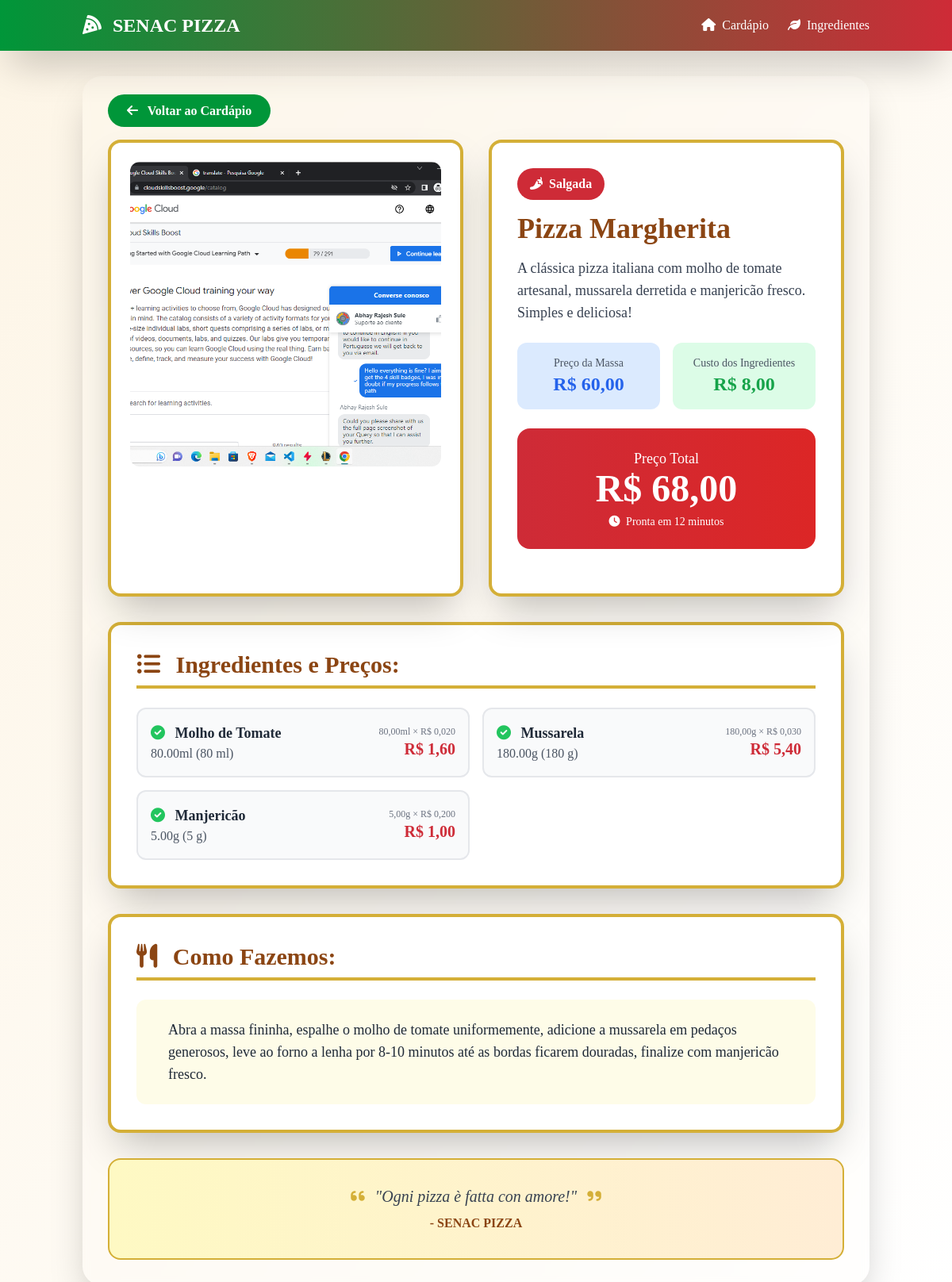
Page /pizza/1/ on the committed database.
### cardapio/models.py (models this page shows, shortened)
class Pizza(models.Model):
    nome = models.CharField(max_length=100)
    descricao = models.TextField()
    tipo_pizza = models.ForeignKey(TipoPizza, on_delete=models.CASCADE)
    foto = models.ImageField(upload_to='pizzas/', blank=True, null=True)
    preco_base = models.DecimalField(max_digits=8, decimal_places=2)
    modo_preparo = models.TextField()
    tempo_preparo = models.IntegerField()
    ativa = models.BooleanField(default=True)
    criada_em = models.DateTimeField(auto_now_add=True)
    @property
    def preco_total(self):
        total = self.preco_base
        for ingrediente_pizza in self.ingredientepizza_set.all():
            total += ingrediente_pizza.custo_ingrediente
        return total

class TipoPizza(models.Model):
    nome = models.CharField(max_length=50) #Charfiel = Texto Curto
    descricao = models.TextField(blank=True) #TexField = Texto Longo
    cor_hex = models.CharField(max_length=7, default="#FF6B6B")

class IngredientePizza(models.Model):
    pizza = models.ForeignKey(Pizza, on_delete=models.CASCADE)
    ingrediente = models.ForeignKey(Ingrediente, on_delete=models.CASCADE)
    quantidade_numerica = models.DecimalField(max_digits=8, decimal_places=2)
    quantidade_texto = models.CharField(max_length=50, blank=True)
    @property
    def custo_ingrediente(self):
        return self.quantidade_numerica * self.ingrediente.preco_por_unidade
    @property
    def quantidade_display(self):
        if self.quantidade_texto:
            return f"{self.quantidade_numerica}{self.ingrediente.unidade_medida} ({self.quantidade_texto})"
        return f"{self.quantidade_numerica}{self.ingrediente.unidade_medida}"

class Ingrediente(models.Model):
    nome = models.CharField(max_length=100)
    tipo_ingrediente = models.ForeignKey(TipoIngrediente, on_delete=models.CASCADE)
    preco_por_unidade = models.DecimalField(max_digits=8, decimal_places=3, default=0.00)
    unidade_medida = models.CharField(max_length=20, default="g")
    disponivel = models.BooleanField(default=True)

### cardapio/views.py (the view)
# urls.py: path('pizza/<int:pizza_id>/', views.detalhe_pizza, name='detalhe_pizza'),
def detalhe_pizza(request, pizza_id):
    pizza = get_object_or_404(Pizza, id=pizza_id)
    ingredientes = IngredientePizza.objects.filter(pizza=pizza)
    custo_total_ingredientes = sum(ing.custo_ingrediente for ing in ingredientes)
    context = {
        'pizza': pizza,
        'ingredientes': ingredientes,
        'custo_total_ingredientes': custo_total_ingredientes,
    }
    return render(request, 'cardapio/detalhe_pizza.html', context)

### cardapio/templates/cardapio/detalhe_pizza.html (shortened to what this page needs)
{% extends 'cardapio/base.html' %}
{% block content %}
<div class="mb-6">
    <a href="{% url 'cardapio:home' %}" class="bg-verde-italiano text-white px-6 py-3 rounded-full font-semibold hover:bg-green-700">
        <i class="fas fa-arrow-left mr-2"></i> Voltar ao Cardápio
    </a>
</div>
<div class="grid grid-cols-1 lg:grid-cols-2 gap-8">
    <div class="bg-white rounded-2xl p-6 shadow-2xl border-4 border-dourado">
        {% if pizza.foto %}
        <img src="{{ pizza.foto.url }}" class="w-full h-96 object-cover rounded-xl" alt="{{ pizza.nome }}">
        {% else %}
        <div class="w-full h-96 bg-gray-200 rounded-xl flex items-center justify-center">
            <i class="fas fa-pizza-slice text-8xl text-gray-400"></i>
        </div>
        {% endif %}
    </div>
    <div class="bg-white rounded-2xl p-8 shadow-2xl border-4 border-dourado">
        <span class="bg-vermelho-italiano text-white px-4 py-2 rounded-full font-semibold mb-4 inline-block">
            <i class="fas fa-pepper-hot mr-2"></i>{{ pizza.tipo_pizza.nome }}
        </span>
        <h1 class="text-4xl font-bold text-marrom-madeira mb-4">{{ pizza.nome }}</h1>
        <p class="text-gray-700 text-lg mb-6">{{ pizza.descricao }}</p>
        <div class="grid grid-cols-1 md:grid-cols-2 gap-4 mb-6">
            <div class="bg-blue-100 p-4 rounded-xl text-center">
                <p class="text-sm text-gray-600">Preço da Massa</p>
                <p class="text-2xl font-bold text-blue-600">R$ {{ pizza.preco_base|floatformat:2 }}</p>
            </div>
            <div class="bg-green-100 p-4 rounded-xl text-center">
                <p class="text-sm text-gray-600">Custo dos Ingredientes</p>
                <p class="text-2xl font-bold text-green-600">R$ {{ custo_total_ingredientes|floatformat:2 }}</p>
            </div>
        </div>
        <div class="text-center mb-6">
            <div class="bg-gradient-to-r from-vermelho-italiano to-red-600 text-white p-6 rounded-2xl">
                <p class="text-lg">Preço Total</p>
                <p class="text-5xl font-bold">R$ {{ pizza.preco_total|floatformat:2 }}</p>
                <p class="text-sm mt-2">
                    <i class="fas fa-clock mr-1"></i> Pronta em {{ pizza.tempo_preparo }} minutos
                </p>
            </div>
        </div>
    </div>
</div>
<div class="mt-8 bg-white rounded-2xl p-8 shadow-2xl border-4 border-dourado">
    <h2 class="text-3xl font-bold text-marrom-madeira mb-6 border-b-4 border-dourado pb-2">
        <i class="fas fa-list-ul mr-3"></i> Ingredientes e Preços:
    </h2>
    <div class="grid grid-cols-1 md:grid-cols-2 gap-4">
        {% for ingrediente_pizza in ingredientes %}
        <div class="bg-gray-50 p-4 rounded-xl border-2 border-gray-200">
            <div class="flex justify-between items-center">
                <div>
                    <h3 class="font-bold text-lg text-gray-800">
                        <i class="fas fa-check-circle text-green-500 mr-2"></i>
                        {{ ingrediente_pizza.ingrediente.nome }}
                    </h3>
                    <p class="text-gray-600">{{ ingrediente_pizza.quantidade_display }}</p>
                </div>
                <div class="text-right">
                    <p class="text-xs text-gray-500">
                        {{ ingrediente_pizza.quantidade_numerica }}{{ ingrediente_pizza.ingrediente.unidade_medida }} ×
                        R$ {{ ingrediente_pizza.ingrediente.preco_por_unidade|floatformat:3 }}
                    </p>
                    <p class="text-xl font-bold text-vermelho-italiano">
                        R$ {{ ingrediente_pizza.custo_ingrediente|floatformat:2 }}
                    </p>
                </div>
            </div>
        </div>
        {% endfor %}
    </div>
</div>
<div class="mt-8 bg-white rounded-2xl p-8 shadow-2xl border-4 border-dourado">
    <h2 class="text-3xl font-bold text-marrom-madeira mb-6 border-b-4 border-dourado pb-2">
        <i class="fas fa-utensils mr-3"></i> Como Fazemos:
    </h2>
    <div class="bg-yellow-50 p-6 rounded-xl">
        <div class="flex items-start">
            <div class="text-gray-800 text-lg">{{ pizza.modo_preparo|linebreaks }}</div>
        </div>
    </div>
</div>
<div class="mt-8 text-center bg-gradient-to-r from-yellow-100 to-orange-100 p-8 rounded-2xl border-2 border-dourado">
    <p class="text-gray-700 text-xl italic">
        <i class="fas fa-quote-left mr-2 text-dourado"></i>
        "Ogni pizza è fatta con amore!"
        <i class="fas fa-quote-right ml-2 text-dourado"></i>
    </p>
    <p class="text-marrom-madeira font-semibold mt-2">- SENAC PIZZA</p>
</div>
{% endblock %}

### cardapio/templates/cardapio/base.html (shortened to what this page needs)
<!DOCTYPE html>
<html lang="pt-br">
<head>
    <script src="https://cdn.tailwindcss.com"></script>
    <link href="https://cdnjs.cloudflare.com/ajax/libs/font-awesome/6.0.0/css/all.min.css" rel="stylesheet">
</head>
<body class="min-h-screen bg-gradient-to-br from-creme to-white font-serif">
    <nav class="bg-gradient-to-r from-verde-italiano to-vermelho-italiano shadow-2xl">
        <div class="container mx-auto px-4 py-4">
            <div class="flex justify-between items-center">
                <a href="{% url 'cardapio:home' %}" class="text-white text-2xl font-bold">
                    <i class="fas fa-pizza-slice mr-2"></i>
                    SENAC PIZZA
                </a>
                <div class="flex items-center space-x-6 text-white">
                    <a href="{% url 'cardapio:home' %}" class="hover:text-dourado">
                        <i class="fas fa-home mr-1"></i> Cardápio
                    </a>
                    <a href="{% url 'cardapio:ingredientes' %}" class="hover:text-dourado">
                        <i class="fas fa-leaf mr-1"></i> Ingredientes
                    </a>
                </div>
            </div>
        </div>
    </nav>
    <main class="container mx-auto px-4 py-8">
        <div class="bg-white/10 backdrop-blur-sm rounded-3xl p-8 shadow-2xl">
            {% block content %}
            {% endblock %}
        </div>
    </main>
</body>
</html>

### rows in the picture
Pizza: foto (picture), tipo_pizza.nome "Salgada", nome "Pizza Margherita", descricao "A clássica pizza italiana com molho de tomate artesanal, mussarela derretida e manjericão fresco. Simples e deliciosa!", preco_base "60,00", preco_total "68,00", tempo_preparo "12", modo_preparo "Abra a massa fininha, espalhe o molho de tomate uniformemente, adicione a mussarela em pedaços generosos, leve ao forno a lenha por 8-10 minutos até as bordas ficarem douradas, finalize com manjericão fresco."
IngredientePizza: ingrediente.nome "Molho de Tomate", quantidade_display "80.00ml (80 ml)", quantidade_numerica "80,00", ingrediente.unidade_medida "ml", ingrediente.preco_por_unidade "0,020", custo_ingrediente "1,60"
IngredientePizza: ingrediente.nome "Mussarela", quantidade_display "180.00g (180 g)", quantidade_numerica "180,00", ingrediente.unidade_medida "g", ingrediente.preco_por_unidade "0,030", custo_ingrediente "5,40"
IngredientePizza: ingrediente.nome "Manjericão", quantidade_display "5.00g (5 g)", quantidade_numerica "5,00", ingrediente.unidade_medida "g", ingrediente.preco_por_unidade "0,200", custo_ingrediente "1,00"

### other values in the picture
{{ custo_total_ingredientes|floatformat:2 }} "8,00"
